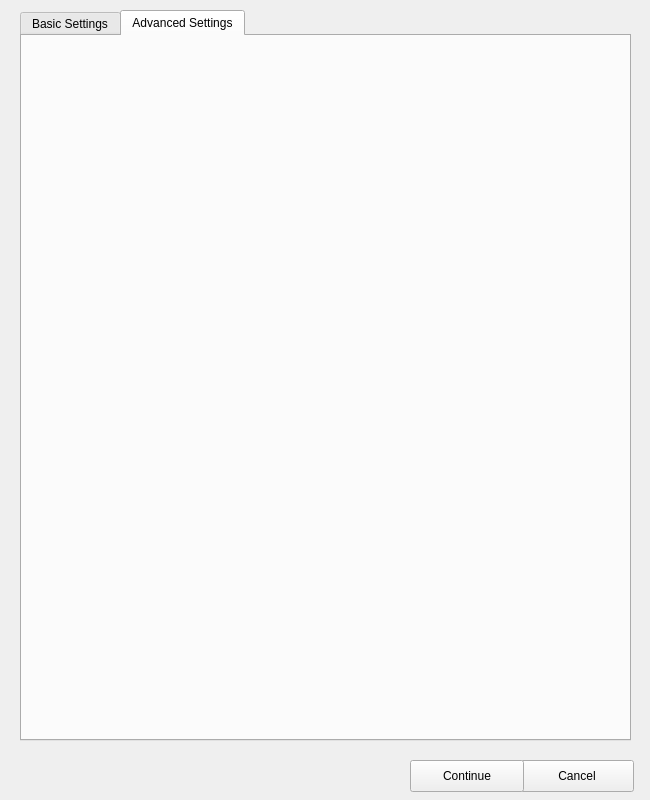
<?xml version="1.0" encoding="UTF-8"?>
<ui version="4.0">
 <class>ParentSettings</class>
 <widget class="QWidget" name="ParentSettings">
  <property name="geometry">
   <rect>
    <x>0</x>
    <y>0</y>
    <width>650</width>
    <height>800</height>
   </rect>
  </property>
  <property name="windowTitle">
   <string>Form</string>
  </property>
  <widget class="QTabWidget" name="tabWidget">
   <property name="geometry">
    <rect>
     <x>20</x>
     <y>10</y>
     <width>611</width>
     <height>731</height>
    </rect>
   </property>
   <property name="currentIndex">
    <number>1</number>
   </property>
   <widget class="QWidget" name="basicSettings">
    <property name="enabled">
     <bool>false</bool>
    </property>
    <attribute name="title">
     <string>Basic Settings</string>
    </attribute>
   </widget>
   <widget class="QWidget" name="AdvancedSettingsTab">
    <property name="enabled">
     <bool>false</bool>
    </property>
    <attribute name="title">
     <string>Advanced Settings</string>
    </attribute>
   </widget>
  </widget>
  <widget class="QPushButton" name="cancelButton">
   <property name="geometry">
    <rect>
     <x>520</x>
     <y>760</y>
     <width>114</width>
     <height>32</height>
    </rect>
   </property>
   <property name="text">
    <string>Cancel</string>
   </property>
  </widget>
  <widget class="QPushButton" name="continueButton">
   <property name="geometry">
    <rect>
     <x>410</x>
     <y>760</y>
     <width>114</width>
     <height>32</height>
    </rect>
   </property>
   <property name="text">
    <string>Continue</string>
   </property>
  </widget>
 </widget>
 <resources/>
 <connections/>
</ui>
